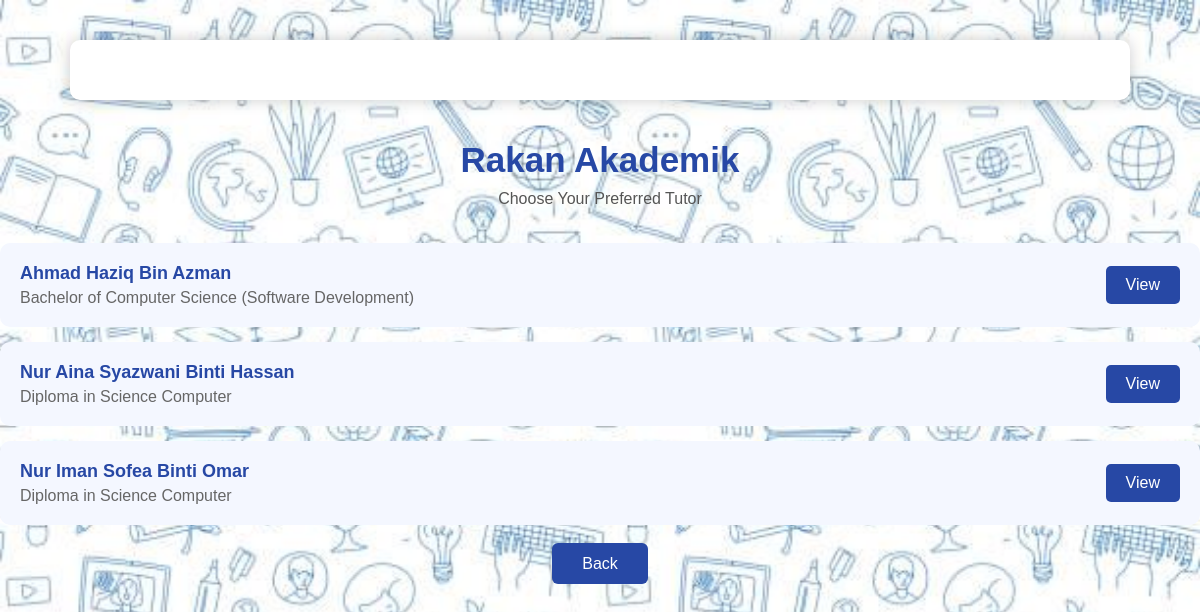
Page /rakan_page.php (signed in) on the committed database.
### tables this page shows
CREATE TABLE `tutor` (
  `matricNoTutor` varchar(20) NOT NULL,
  `programme` varchar(100) NOT NULL,
  `institution` varchar(255) NOT NULL,
  `currentStatus` varchar(100) NOT NULL,
  `academicBackground` text NOT NULL,
  `academicStrengths` text NOT NULL,
  `cgpa` decimal(3,2) NOT NULL,
  `availability` varchar(100) NOT NULL,
  `contactNumber` varchar(20) NOT NULL,
  `matricNoStudent` varchar(20) NOT NULL,
  `expertise` varchar(100) NOT NULL
);

CREATE TABLE `user` (
  `matricNoStudent` varchar(20) NOT NULL COMMENT 'Unique user identifier',
  `name` varchar(100) NOT NULL COMMENT 'User full name',
  `email` varchar(100) DEFAULT NULL COMMENT 'User email address',
  `mobile_phone` varchar(20) DEFAULT NULL COMMENT 'User phone number',
  `gender` varchar(10) NOT NULL COMMENT 'User gender',
  `password` varchar(255) NOT NULL COMMENT 'User password',
  `status` varchar(20) NOT NULL COMMENT 'User account status',
  `role` varchar(20) NOT NULL COMMENT 'User role'
);

### rakan_page.php (the view, shortened to what this page needs)
<?php
include("db_connect.php");
$sql = mysqli_query($conn, "
SELECT tutor.*, user.name
FROM tutor
INNER JOIN user
ON tutor.matricNoTutor=user.matricNoStudent
ORDER BY user.name ASC
");
?>
<!DOCTYPE html>
<html>
<head>
</head>
<body>
    <div class="container">
    </div>
    <div class="main-panel">
        <div class="title">
            Rakan Akademik
        </div>
        <div class="subtitle">
            Choose Your Preferred Tutor
        </div>
        <?php
        if (mysqli_num_rows($sql) > 0) {
            while ($row = mysqli_fetch_assoc($sql)) {
        ?>
                <div class="card">
                    <div>
                        <div class="name">
                            <?php echo $row['name']; ?>
                        </div>
                        <div class="programme">
                            <?php echo $row['programme']; ?>
                        </div>
                    </div>
                    <a
                        class="btn"
                        href="student_viewrakan.php?id=<?php echo $row['matricNoTutor']; ?>">
                        View
                    </a>
                </div>
        <?php
            }
        } else {
            echo "<h3 align='center'>No Tutor Available</h3>";
        }
        ?>
        <div class="back">
            <a href="student_dashboard.php">
                Back
            </a>
        </div>
    </div>
</body>
</html>

### rakan_page.php (style rules this page uses)
body { margin: 0; padding: 0; font-family: Arial; background: url('images/edubackground.jpg'); background-size: cover; }
.container { width: 1000px; margin: 40px auto; background: white; border-radius: 10px; padding: 30px; box-shadow: 0 0 15px rgba(0, 0, 0, .2); }
.title { text-align: center; font-size: 35px; color: #2748A5; font-weight: bold; }
.subtitle { text-align: center; color: #555; margin-top: 10px; margin-bottom: 35px; }
.card { display: flex; justify-content: space-between; align-items: center; background: #f4f7ff; padding: 20px; border-radius: 10px; margin-bottom: 15px; transition: .3s; }
.name { font-size: 18px; font-weight: bold; color: #2748A5; }
.programme { color: #666; margin-top: 5px; }
.btn { background: #2748A5; color: white; padding: 10px 20px; border-radius: 5px; text-decoration: none; }
.back { text-align: center; margin-top: 30px; }
.back a { text-decoration: none; color: white; background: #2748A5; padding: 12px 30px; border-radius: 6px; }

### rows in the picture
tutor: matricNoStudent.name "Ahmad Haziq Bin Azman", programme "Bachelor of Computer Science (Software Development)"
tutor: matricNoStudent.name "Nur Aina Syazwani Binti Hassan", programme "Diploma in Science Computer"
tutor: matricNoStudent.name "Nur Iman Sofea Binti Omar", programme "Diploma in Science Computer"
